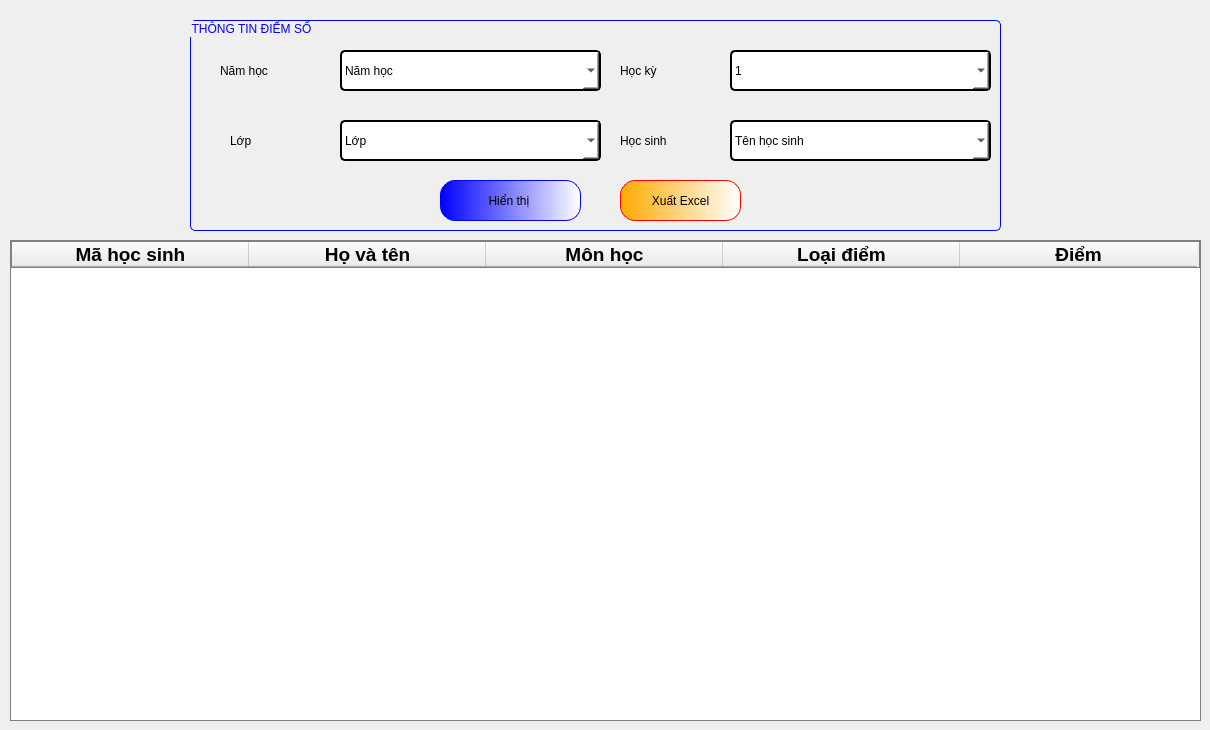
      <widget class="QWidget" name="tab_13">
       <attribute name="title">
        <string>Xem điểm</string>
       </attribute>
       <widget class="QTableWidget" name="tableWidget_4">
        <property name="geometry">
         <rect>
          <x>10</x>
          <y>240</y>
          <width>1191</width>
          <height>481</height>
         </rect>
        </property>
        <property name="styleSheet">
         <string notr="true">border: 1px solid gray;
border- radius:2px;
color: rgb(0, 0, 0);
font: 75 14pt &quot;Tahoma&quot;;</string>
        </property>
        <attribute name="horizontalHeaderDefaultSectionSize">
         <number>237</number>
        </attribute>
        <column>
         <property name="text">
          <string>Mã học sinh</string>
         </property>
         <property name="font">
          <font>
           <family>Tahoma</family>
           <pointsize>14</pointsize>
           <weight>75</weight>
           <bold>true</bold>
          </font>
         </property>
         <property name="textAlignment">
          <set>AlignCenter</set>
         </property>
        </column>
        <column>
         <property name="text">
          <string>Họ và tên</string>
         </property>
         <property name="font">
          <font>
           <family>Tahoma</family>
           <pointsize>14</pointsize>
           <weight>75</weight>
           <bold>true</bold>
          </font>
         </property>
         <property name="textAlignment">
          <set>AlignCenter</set>
         </property>
        </column>
        <column>
         <property name="text">
          <string>Môn học</string>
         </property>
         <property name="font">
          <font>
           <family>Tahoma</family>
           <pointsize>14</pointsize>
           <weight>75</weight>
           <bold>true</bold>
          </font>
         </property>
         <property name="textAlignment">
          <set>AlignCenter</set>
         </property>
        </column>
        <column>
         <property name="text">
          <string>Loại điểm</string>
         </property>
         <property name="font">
          <font>
           <family>Tahoma</family>
           <pointsize>14</pointsize>
           <weight>75</weight>
           <bold>true</bold>
          </font>
         </property>
         <property name="textAlignment">
          <set>AlignCenter</set>
         </property>
        </column>
        <column>
         <property name="text">
          <string>Điểm</string>
         </property>
         <property name="font">
          <font>
           <family>Tahoma</family>
           <pointsize>14</pointsize>
           <weight>75</weight>
           <bold>true</bold>
          </font>
         </property>
         <property name="textAlignment">
          <set>AlignCenter</set>
         </property>
        </column>
       </widget>
       <widget class="QGroupBox" name="groupBox_4">
        <property name="geometry">
         <rect>
          <x>190</x>
          <y>20</y>
          <width>811</width>
          <height>211</height>
         </rect>
        </property>
        <property name="styleSheet">
         <string notr="true">QGroupBox{
font: 14pt &quot;Tahoma&quot;;
border:0.5px solid blue;
border-radius:5px;
color:blue;
}</string>
        </property>
        <property name="title">
         <string>THÔNG TIN ĐIỂM SỐ</string>
        </property>
        <widget class="QComboBox" name="comboBox_5">
         <property name="geometry">
          <rect>
           <x>150</x>
           <y>30</y>
           <width>261</width>
           <height>41</height>
          </rect>
         </property>
         <property name="styleSheet">
          <string notr="true">font: 16pt &quot;Tahoma&quot;;
border:2px solid black;
color: black;
background-color: rgb(255, 255, 255);
border-radius:5px;
</string>
         </property>
         <item>
          <property name="text">
           <string>Năm học</string>
          </property>
         </item>
        </widget>
        <widget class="QComboBox" name="comboBox_6">
         <property name="geometry">
          <rect>
           <x>150</x>
           <y>100</y>
           <width>261</width>
           <height>41</height>
          </rect>
         </property>
         <property name="styleSheet">
          <string notr="true">font: 16pt &quot;Tahoma&quot;;
border:2px solid black;
color: black;
background-color: rgb(255, 255, 255);
border-radius:5px;
</string>
         </property>
         <item>
          <property name="text">
           <string>Lớp</string>
          </property>
         </item>
        </widget>
        <widget class="QLabel" name="label_7">
         <property name="geometry">
          <rect>
           <x>30</x>
           <y>40</y>
           <width>101</width>
           <height>21</height>
          </rect>
         </property>
         <property name="styleSheet">
          <string notr="true">color: rgb(0, 0, 0);
font: 14pt &quot;Tahoma&quot;;</string>
         </property>
         <property name="text">
          <string>Năm học</string>
         </property>
        </widget>
        <widget class="QLabel" name="label_8">
         <property name="geometry">
          <rect>
           <x>430</x>
           <y>40</y>
           <width>101</width>
           <height>21</height>
          </rect>
         </property>
         <property name="styleSheet">
          <string notr="true">color: rgb(0, 0, 0);
font: 14pt &quot;Tahoma&quot;;</string>
         </property>
         <property name="text">
          <string>Học kỳ</string>
         </property>
        </widget>
        <widget class="QComboBox" name="comboBox_7">
         <property name="geometry">
          <rect>
           <x>540</x>
           <y>30</y>
           <width>261</width>
           <height>41</height>
          </rect>
         </property>
         <property name="styleSheet">
          <string notr="true">font: 16pt &quot;Tahoma&quot;;
border:2px solid black;
color: black;
background-color: rgb(255, 255, 255);
border-radius:5px;
</string>
         </property>
         <item>
          <property name="text">
           <string>1</string>
          </property>
         </item>
         <item>
          <property name="text">
           <string>2</string>
          </property>
         </item>
        </widget>
        <widget class="QLabel" name="label_9">
         <property name="geometry">
          <rect>
           <x>40</x>
           <y>110</y>
           <width>101</width>
           <height>21</height>
          </rect>
         </property>
         <property name="styleSheet">
          <string notr="true">color: rgb(0, 0, 0);
font: 14pt &quot;Tahoma&quot;;</string>
         </property>
         <property name="text">
          <string>Lớp</string>
         </property>
        </widget>
        <widget class="QLabel" name="label_10">
         <property name="geometry">
          <rect>
           <x>430</x>
           <y>110</y>
           <width>101</width>
           <height>21</height>
          </rect>
         </property>
         <property name="styleSheet">
          <string notr="true">color: rgb(0, 0, 0);
font: 14pt &quot;Tahoma&quot;;</string>
         </property>
         <property name="text">
          <string>Học sinh </string>
         </property>
        </widget>
        <widget class="QComboBox" name="comboBox_8">
         <property name="geometry">
          <rect>
           <x>540</x>
           <y>100</y>
           <width>261</width>
           <height>41</height>
          </rect>
         </property>
         <property name="styleSheet">
          <string notr="true">font: 16pt &quot;Tahoma&quot;;
border:2px solid black;
color: black;
background-color: rgb(255, 255, 255);
border-radius:5px;
</string>
         </property>
         <item>
          <property name="text">
           <string>Tên học sinh</string>
          </property>
         </item>
        </widget>
        <widget class="QPushButton" name="pushButton_88">
         <property name="geometry">
          <rect>
           <x>250</x>
           <y>160</y>
           <width>141</width>
           <height>41</height>
          </rect>
         </property>
         <property name="styleSheet">
          <string notr="true">QPushButton{
color: rgb(0, 0, 0);
font: 16pt &quot;Tahoma&quot;;
border-radius:15px;
border:1px solid blue;
	background-color: qlineargradient(spread:pad, x1:0, y1:0, x2:1, y2:0, stop:0 rgba(0, 0, 255, 255), stop:1 rgba(255, 255, 255, 255));
}
QPushButton:hover{
	font: 18pt &quot;Tahoma&quot;;
	background-color: qlineargradient(spread:repeat, x1:0, y1:0, x2:1, y2:0, stop:0 rgba(0, 85, 255, 255), stop:1 rgba(255, 255, 255, 255));
}
</string>
         </property>
         <property name="text">
          <string>Hiển thị </string>
         </property>
        </widget>
        <widget class="QPushButton" name="btnExportExOFLH_2">
         <property name="geometry">
          <rect>
           <x>430</x>
           <y>160</y>
           <width>121</width>
           <height>41</height>
          </rect>
         </property>
         <property name="styleSheet">
          <string notr="true">QPushButton{
font: 16pt &quot;Tahoma&quot;;
border-radius:15px;
border:1px solid red;
background-color: qlineargradient(spread:pad, x1:0, y1:0, x2:1, y2:0, stop:0 rgba(255, 170, 0, 255), stop:1 rgba(255, 255, 255, 255));
}
QPushButton:hover{
	font: 18pt &quot;Tahoma&quot;;
background-color:qlineargradient(spread:pad, x1:0, y1:0, x2:1, y2:0, stop:0 rgba(255, 85, 0, 255), stop:1 rgba(255, 255, 255, 255));
}
</string>
         </property>
         <property name="text">
          <string>Xuất Excel</string>
         </property>
        </widget>
       </widget>
      </widget>
